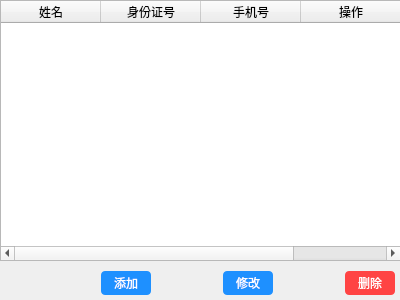
<?xml version="1.0" encoding="UTF-8"?>
<ui version="4.0">
 <class>PassengerDialog</class>
 <widget class="QDialog" name="PassengerDialog">
  <property name="geometry">
   <rect>
    <x>0</x>
    <y>0</y>
    <width>400</width>
    <height>300</height>
   </rect>
  </property>
  <property name="windowTitle">
   <string>Dialog</string>
  </property>
  <widget class="QTableWidget" name="passengerTable">
   <property name="geometry">
    <rect>
     <x>0</x>
     <y>0</y>
     <width>401</width>
     <height>261</height>
    </rect>
   </property>
   <property name="editTriggers">
    <set>QAbstractItemView::EditTrigger::NoEditTriggers</set>
   </property>
   <property name="columnCount">
    <number>4</number>
   </property>
   <attribute name="horizontalHeaderStretchLastSection">
    <bool>true</bool>
   </attribute>
   <column>
    <property name="text">
     <string>姓名</string>
    </property>
   </column>
   <column>
    <property name="text">
     <string>身份证号</string>
    </property>
   </column>
   <column>
    <property name="text">
     <string>手机号</string>
    </property>
   </column>
   <column>
    <property name="text">
     <string>操作</string>
    </property>
   </column>
  </widget>
  <widget class="QPushButton" name="addBtn">
   <property name="geometry">
    <rect>
     <x>101</x>
     <y>271</y>
     <width>50</width>
     <height>24</height>
    </rect>
   </property>
   <property name="styleSheet">
    <string notr="true">background:#1E90FF;
color:white;
border:none;
border-radius:4px;
padding:6px 12px;
text-align: center; </string>
   </property>
   <property name="text">
    <string>添加</string>
   </property>
  </widget>
  <widget class="QPushButton" name="editBtn">
   <property name="geometry">
    <rect>
     <x>223</x>
     <y>271</y>
     <width>50</width>
     <height>24</height>
    </rect>
   </property>
   <property name="styleSheet">
    <string notr="true">background:#1E90FF;
color:white;
border:none;
border-radius:4px;
padding:6px 12px;
text-align: center; </string>
   </property>
   <property name="text">
    <string>修改</string>
   </property>
  </widget>
  <widget class="QPushButton" name="deleteBtn">
   <property name="geometry">
    <rect>
     <x>345</x>
     <y>271</y>
     <width>50</width>
     <height>24</height>
    </rect>
   </property>
   <property name="styleSheet">
    <string notr="true">background:#FF4444;
color:white;
border:none;
border-radius:4px;
padding:6px 12px;
text-align: center; </string>
   </property>
   <property name="text">
    <string>删除</string>
   </property>
  </widget>
 </widget>
 <resources/>
 <connections/>
</ui>
